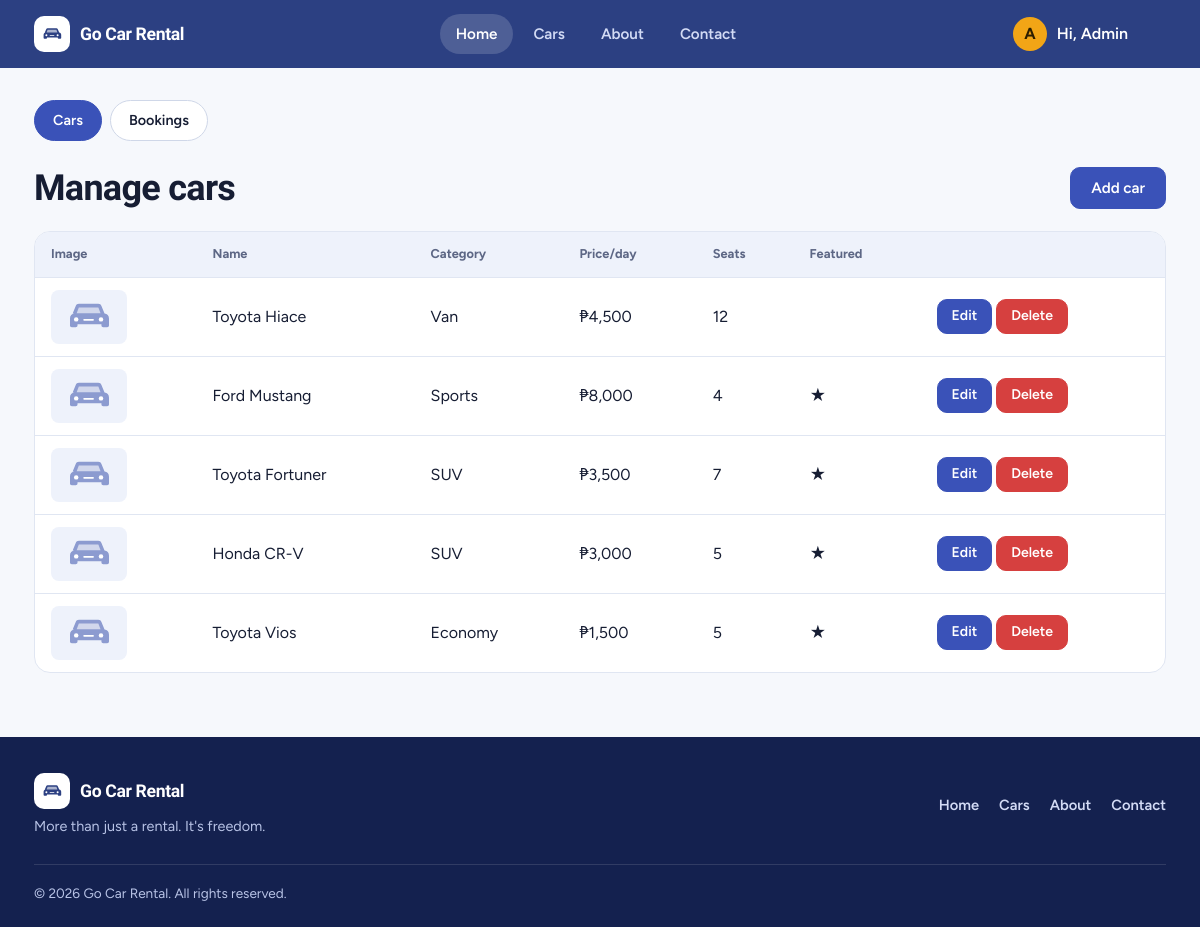
/admin/index.php (signed in), run on the app's committed database.
### tables this page shows
CREATE TABLE IF NOT EXISTS users (
    id INT AUTO_INCREMENT PRIMARY KEY,
    full_name VARCHAR(120) NOT NULL,
    email VARCHAR(150) NOT NULL UNIQUE,
    phone VARCHAR(30) DEFAULT NULL,
    address VARCHAR(255) DEFAULT NULL,
    password VARCHAR(255) NOT NULL,
    role ENUM('user', 'admin') NOT NULL DEFAULT 'user',
    created_at TIMESTAMP DEFAULT CURRENT_TIMESTAMP
);

CREATE TABLE IF NOT EXISTS cars (
    id INT AUTO_INCREMENT PRIMARY KEY,
    name VARCHAR(120) NOT NULL,
    category ENUM(
        'Economy',
        'Compact',
        'SUV',
        'Van',
        'Luxury',
        'Sports'
    ) NOT NULL,
    price_per_day DECIMAL(10,2) NOT NULL,
    transmission VARCHAR(30) NOT NULL DEFAULT 'Automatic',
    seats INT NOT NULL DEFAULT 5,
    fuel VARCHAR(30) NOT NULL DEFAULT 'Gasoline',
    description TEXT,
    location VARCHAR(120) DEFAULT NULL,
    image VARCHAR(255) DEFAULT NULL,
    badge VARCHAR(30) DEFAULT NULL,
    featured TINYINT(1) NOT NULL DEFAULT 0,
    created_at TIMESTAMP DEFAULT CURRENT_TIMESTAMP
);

### config.php (called while the page is built, shortened)
<?php
function db(): PDO {
    static $pdo = null;
    if (!$pdo) {
        $pdo = new PDO('mysql:host='.DB_HOST.';dbname='.DB_NAME.';charset=utf8mb4', DB_USER, DB_PASS, [
            PDO::ATTR_ERRMODE => PDO::ERRMODE_EXCEPTION,
            PDO::ATTR_DEFAULT_FETCH_MODE => PDO::FETCH_ASSOC,
        ]);
    }
    return $pdo;
}
require_once __DIR__ . '/includes/functions.php';

### admin/index.php (the view)
<?php require '../config.php'; require_admin(); $title = 'Admin - Cars';
$cars = db()->query('SELECT * FROM cars ORDER BY id DESC')->fetchAll();
include '../includes/header.php'; ?>
<?php $adminPage = 'cars'; include '../includes/admin_nav.php'; ?>
<div class="page-head"><h1>Manage cars</h1><a class="btn" href="car_form.php">Add car</a></div>
<table>
<tr><th>Image</th><th>Name</th><th>Category</th><th>Price/day</th><th>Seats</th><th>Featured</th><th></th></tr>
<?php foreach ($cars as $c): ?>
<tr>
  <td><div class="tiny"><?= car_img($c) ?></div></td>
  <td><?= e($c['name']) ?></td><td><?= e($c['category']) ?></td><td><?= peso($c['price_per_day']) ?></td>
  <td><?= $c['seats'] ?></td><td><?= $c['featured'] ? '★' : '' ?></td>
  <td>
    <a class="btn small" href="car_form.php?id=<?= $c['id'] ?>">Edit</a>
    <form method="post" action="car_delete.php" style="display:inline" onsubmit="return confirm('Delete this car?')">
      <?= csrf_field() ?><input type="hidden" name="id" value="<?= $c['id'] ?>"><button class="btn small danger">Delete</button></form>
  </td>
</tr>
<?php endforeach; ?>
</table>
<?php include '../includes/footer.php'; ?>

### includes/header.php (shortened to what this page needs)
<?php $user = current_user(); $page = basename($_SERVER['SCRIPT_NAME'], '.php'); $full = $full ?? false; ?>
<!DOCTYPE html><html lang="en" data-theme="<?= e($user['theme'] ?? 'light') ?>"><head><meta charset="utf-8">
<link rel="stylesheet" href="<?= BASE_URL ?>/assets/style.css"></head><body>
<header class="nav"><div class="wrap nav-in">
  <a class="brand" href="<?= BASE_URL ?>/index.php"><span class="brand-mark"><?= car_svg() ?></span>Go Car Rental</a>
  <button class="burger" type="button" aria-label="Menu" onclick="document.body.classList.toggle('navopen')"><?= icon('menu', 26) ?></button>
  <nav class="links">
    <a class="<?= $page=='index'?'active':'' ?>" href="<?= BASE_URL ?>/index.php">Home</a>
    <a class="<?= in_array($page,['cars','car','book'])?'active':'' ?>" href="<?= BASE_URL ?>/cars.php">Cars</a>
    <a class="<?= $page=='about'?'active':'' ?>" href="<?= BASE_URL ?>/about.php">About</a>
    <a class="<?= $page=='contact'?'active':'' ?>" href="<?= BASE_URL ?>/contact.php">Contact</a>
  </nav>
  <div class="user">
    <?php if ($user): ?>
      <details class="menu"><summary><span class="av"><?= e(strtoupper(mb_substr($user['full_name'], 0, 1))) ?></span>Hi, <?= e(explode(' ', $user['full_name'])[0]) ?> <?= icon('chev', 16) ?></summary>
        </details>
    <?php else: ?>
      <a class="btn gray" href="<?= BASE_URL ?>/login.php">Log in</a><a class="btn" href="<?= BASE_URL ?>/register.php">Sign up</a>
    <?php endif; ?>
  </div>
</div></header>
<?php if ($full): ?><main><div class="wrap"><?= flash() ?></div>
<?php else: ?><main class="wrap page"><?= flash() ?>
<?php endif; ?>

### includes/functions.php (shortened to what this page needs)
<?php
function e($s) { return htmlspecialchars((string)$s, ENT_QUOTES, 'UTF-8'); }
function peso($n) { return '₱' . number_format((float)$n, 0); }
function is_logged_in() { return !empty($_SESSION['user_id']); }
function current_user() {
    static $u = null;
    if (!$u) { $s = db()->prepare('SELECT * FROM users WHERE id=?'); $s->execute([$_SESSION['user_id']]); $u = $s->fetch(); }
    return $u;
}
function require_admin() {
    if (current_user()['role'] !== 'admin') { http_response_code(403); exit('Admins only.'); }
}
function icon($n, $s = 18, $fill = false) {
    $p = [
     'users'=>'<path d="M16 21v-2a4 4 0 0 0-4-4H6a4 4 0 0 0-4 4v2"/><circle cx="9" cy="7" r="4"/><path d="M22 21v-2a4 4 0 0 0-3-3.87"/><path d="M16 3.13a4 4 0 0 1 0 7.75"/>',
     'wheel'=>'<circle cx="12" cy="12" r="10"/><circle cx="12" cy="12" r="2.5"/><path d="M12 14.5V22M9.8 11 2.5 9.5M14.2 11l7.3-1.5"/>',
     'fuel'=>'<path d="M3 22V5a2 2 0 0 1 2-2h8a2 2 0 0 1 2 2v17"/><path d="M15 10h2a2 2 0 0 1 2 2v3a2 2 0 0 0 4 0V8l-3-3"/><path d="M3 22h12M7 8h4"/>',
     'pin'=>'<path d="M20 10c0 6-8 12-8 12S4 16 4 10a8 8 0 0 1 16 0Z"/><circle cx="12" cy="10" r="3"/>',
     'cal'=>'<rect x="3" y="4" width="18" height="18" rx="2"/><path d="M16 2v4M8 2v4M3 10h18"/>',
     'car'=>'<path d="M3 17h18M4 13l2-6a2 2 0 0 1 2-1h8a2 2 0 0 1 2 1l2 6v4H4z"/><circle cx="7.5" cy="17" r="1"/><circle cx="16.5" cy="17" r="1"/>',
     'arrow'=>'<path d="M5 12h14M13 6l6 6-6 6"/>',
     'back'=>'<path d="M19 12H5M11 6l-6 6 6 6"/>',
     'check'=>'<path d="M20 6 9 17l-5-5"/>',
     'shield'=>'<path d="M12 22s8-4 8-10V5l-8-3-8 3v7c0 6 8 10 8 10z"/><path d="m9 12 2 2 4-4"/>',
     'headset'=>'<path d="M3 14v-2a9 9 0 0 1 18 0v2"/><path d="M21 15a2 2 0 0 1-2 2h-1v-5h1a2 2 0 0 1 2 2zM3 15a2 2 0 0 0 2 2h1v-5H5a2 2 0 0 0-2 2z"/><path d="M18 17v1a3 3 0 0 1-3 3h-2"/>',
     'tag'=>'<path d="M20.6 13.4 13.4 20.6a2 2 0 0 1-2.8 0L2 12V2h10l8.6 8.6a2 2 0 0 1 0 2.8z"/><circle cx="7" cy="7" r="1.5"/>',
     'zap'=>'<path d="M13 2 3 14h9l-1 8 10-12h-9z"/>',
     'menu'=>'<path d="M4 6h16M4 12h16M4 18h16"/>',
     'chev'=>'<path d="m6 9 6 6 6-6"/>',
     'heart'=>'<path d="M20.84 4.61a5.5 5.5 0 0 0-7.78 0L12 5.67l-1.06-1.06a5.5 5.5 0 0 0-7.78 7.78l1.06 1.06L12 21.23l7.78-7.78 1.06-1.06a5.5 5.5 0 0 0 0-7.78z"/>',
     'star'=>'<polygon points="12 2 15.09 8.26 22 9.27 17 14.14 18.18 21.02 12 17.77 5.82 21.02 7 14.14 2 9.27 8.91 8.26 12 2"/>',
          'mail'=>'<rect x="2" y="4" width="20" height="16" rx="2"/><path d="m22 7-10 6L2 7"/>',
     'clock'=>'<circle cx="12" cy="12" r="10"/><path d="M12 6v6l4 2"/>',
     'phone'=>'<path d="M22 16.9v3a2 2 0 0 1-2.2 2 19.8 19.8 0 0 1-8.6-3.1 19.5 19.5 0 0 1-6-6A19.8 19.8 0 0 1 2.1 4.2 2 2 0 0 1 4.1 2h3a2 2 0 0 1 2 1.7c.1 1 .4 1.9.7 2.8a2 2 0 0 1-.5 2.1L8.1 9.9a16 16 0 0 0 6 6l1.3-1.3a2 2 0 0 1 2.1-.4c.9.3 1.8.6 2.8.7a2 2 0 0 1 1.7 2z"/>',
    ];
    return "<svg class='ic' width='$s' height='$s' viewBox='0 0 24 24' fill='" . ($fill ? 'currentColor' : 'none') . "' stroke='currentColor' stroke-width='2' stroke-linecap='round' stroke-linejoin='round' aria-hidden='true'>" . ($p[$n] ?? '') . "</svg>";
}
function car_svg() {
    return '<svg viewBox="0 0 120 80" fill="currentColor" aria-hidden="true"><path d="M24 33l7-17c1-3 4-5 7-5h44c3 0 6 2 7 5l7 17c6 1 10 5 10 11v16c0 2-2 4-4 4h-9c-2 0-4-2-4-4v-3H35v3c0 2-2 4-4 4h-9c-2 0-4-2-4-4V44c0-6 4-10 10-11z"/><path style="fill:var(--win,#fff);opacity:.6" d="M38 19h44l5 13H33z"/><circle style="fill:var(--win,#fff)" cx="32" cy="46" r="5"/><circle style="fill:var(--win,#fff)" cx="88" cy="46" r="5"/><rect style="fill:var(--win,#fff)" x="48" y="45" width="24" height="4" rx="2"/></svg>';
}
function car_img($car) {
    return "<span class='noimg'>" . car_svg() . "</span>";
}

### assets/style.css (style rules this page uses)
:root { --navy:#14214f; --blue:#3a52b8; --blue-d:#2c4082; --sky:#eef2fb; --bg:#f6f8fc; --line:#e0e6f2; --ink:#161d33; --muted:#5d6785; --amber:#f2a516; --red:#d6403f; --green:#13a24b; --sh:0 1px 2px rgba(20,33,79,.06),0 12px 28px -14px rgba(20,33,79,.28); --head:'Sora',system-ui,sans-serif; --body:'Figtree',system-ui,-apple-system,'Segoe UI',sans-serif; }
* { box-sizing:border-box }
html { scroll-behavior:smooth }
body { margin:0;background:var(--bg);color:var(--ink);font:16px/1.6 var(--body);-webkit-font-smoothing:antialiased }
img,svg { max-width:100% }
a { color:var(--blue);text-decoration:none }
h1,h2,h3,h4 { font-family:var(--head);letter-spacing:-.02em;line-height:1.15;margin:0 0 .5em;font-weight:700 }
h1 { font-size:clamp(1.7rem,3vw,2.3rem) }
.small { font-size:.85rem }
.wrap { max-width:1180px;margin:0 auto;padding:0 24px }
main.page { padding-top:32px;padding-bottom:64px;min-height:70vh }
.ic { flex:none;vertical-align:middle }
.nav { background:var(--blue-d);position:sticky;top:0;z-index:50 }
.nav-in { display:flex;align-items:center;gap:28px;height:68px }
.brand { display:flex;align-items:center;gap:10px;color:#fff;font:700 1.1rem var(--head);letter-spacing:-.02em }
.brand-mark { width:36px;height:36px;border-radius:10px;background:#fff;color:var(--blue-d);display:grid;place-items:center }
.brand-mark svg { width:24px;height:auto }
.links { display:flex;gap:4px;margin:0 auto }
.links a { color:#d3dbf5;padding:8px 16px;border-radius:999px;font-weight:600;font-size:.95rem }
.links a.active { color:#fff;background:rgba(255,255,255,.16) }
.user { display:flex;gap:10px;align-items:center }
details.menu { position:relative }
details.menu summary { list-style:none;cursor:pointer;display:flex;align-items:center;gap:10px;color:#fff;font-weight:600;padding:5px 12px 5px 5px;border-radius:999px }
.av { width:34px;height:34px;border-radius:50%;background:var(--amber);color:#2b1d00;display:grid;place-items:center;font-weight:700 }
.btn { display:inline-flex;align-items:center;justify-content:center;gap:8px;background:var(--blue);color:#fff;border:1px solid var(--blue);padding:11px 20px;border-radius:10px;font:600 .95rem var(--body);cursor:pointer;transition:background .15s,border-color .15s;line-height:1.2 }
.btn.small { padding:8px 14px;font-size:.88rem }
.btn.danger { background:var(--red);border-color:var(--red) }
.noimg { display:flex;align-items:center;justify-content:center;width:100%;height:100%;color:#8c9bd0 }
.noimg svg { width:60%;height:auto }
.page-head { display:flex;justify-content:space-between;align-items:end;gap:16px;margin-bottom:22px;flex-wrap:wrap }
.page-head h1 { margin:0 }
table { width:100%;border-collapse:separate;border-spacing:0;background:#fff;border:1px solid var(--line);border-radius:16px;overflow:hidden }
th { background:var(--sky);color:var(--muted);font-size:.8rem;text-align:left;padding:12px 16px;font-weight:700 }
td { padding:12px 16px;border-top:1px solid var(--line);vertical-align:middle }
.tiny { width:76px;height:54px;border-radius:8px;overflow:hidden;background:var(--sky) }
.tiny .noimg svg { width:70% }

### data on the page
users: full_name "A", full_name "Admin"
cars: name "Toyota Hiace", category "Van", price_per_day "₱4,500", seats "12"
cars: name "Ford Mustang", category "Sports", price_per_day "₱8,000", seats "4"
cars: name "Toyota Fortuner", category "SUV", price_per_day "₱3,500", seats "7"
cars: name "Honda CR-V", category "SUV", price_per_day "₱3,000", seats "5"
cars: name "Toyota Vios", category "Economy", price_per_day "₱1,500", seats "5"
